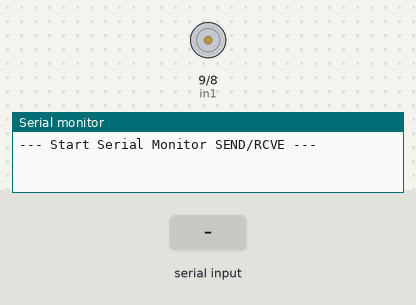
A sketch run on a simulated Arduino Uno, built with avr-gcc and run on an emulated ATmega328P. On the bench: motor-driver pin pairs drawn as motors (green arrow = first pin HIGH = forward, orange = second pin HIGH = backward, longer = more drive, scaled by the enable pin), the last lines printed to the serial monitor. The test bench sets the inputs (shaded band).

Above: at 1.2 s.
1.3 s: "1" received over Serial
At 2.2 s:
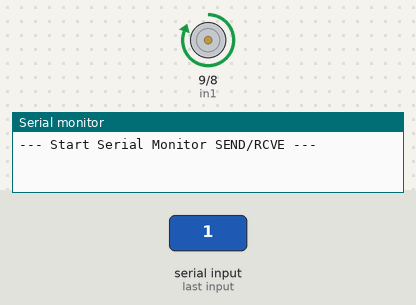
5.8 s: "2" received over Serial
At 7.2 s:
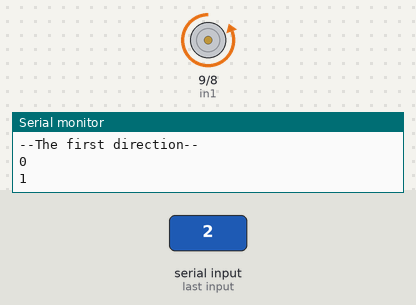
Timing chart, 0 to 10.8 s (numbered marks = the images above; inputs shaded):
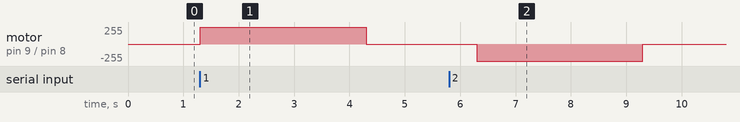

Measured:
- after the input at 1.3 s, motor on pin 9 (in1) / pin 8 (in2): stopped → forward 255/255 at once, → stopped 3.0 s later
- after the input at 5.8 s, motor on pin 9 (in1) / pin 8 (in2): stopped → backward 255/255 after 0.50 s, → stopped 3.0 s later

The sketch:

Motor_control_speed.ino
```cpp
//void setup() {
// put your setup code here, to run once:
//}
//void loop() {
// put your main code here, to run repeatedly:
//}

// connect motor controller pins to Arduino digital pins
// motor one
int enA = 10;
int in1 = 9;
int in2 = 8;

//reading the first direction
int direcA;
int direcB;

//reading the second direction
int direcC;
int direcD;

void setup()
{
  // set all the motor control pins to outputs
  pinMode(enA, OUTPUT);
  pinMode(in1, OUTPUT);
  pinMode(in2, OUTPUT);

  //Serial Monitor.
  Serial.begin(9600);
  Serial.println("--- Start Serial Monitor SEND/RCVE ---");
}

void demoOne()
{
  // this function will run the motors in both directions at a fixed speed

}

void loop()
{
//demoOne();
//while(1)
//{
  //run once only
//digitalWrite(in1, LOW);
//digitalWrite(in2, LOW);
//}

 if (Serial.available() > 0){
//read number from serial mointor
  char mov  = Serial.read();

  if (mov == '1') {
    // turn on motor A
    //turing motor into one direction by setting in1 high and in2 low.
  digitalWrite(in1, HIGH);
  digitalWrite(in2, LOW);
  // set speed to 200 out of possible range 0~255
  analogWrite(enA, 255);
  delay(3000);
  //reading the direction from serial monitor
  //in1 = 9 direcB
  //in2 = 8 direcA
  direcA = digitalRead(8);
  direcB = digitalRead(9);
  //Print it out :
  Serial.println("--The first direction--");
  Serial.println(direcA);
  Serial.println(direcB);

  //Stop the motor
   if (direcB == 1 ){
    digitalWrite(in1, LOW);
    digitalWrite(in2, LOW);
    delay(2000);
    }

  }
 else if (mov == '2'){
  // now change motor directions
  digitalWrite(in1, LOW);
  digitalWrite(in2, HIGH);
  delay(3000);

  //reading the direction from serial monitor
  //in1 = 9 direcD
  //in2 = 8 direcC
  direcC = digitalRead(8);
  direcD = digitalRead(9);

  //print out
  Serial.println("--The second direction--");
  Serial.println(direcC);
  Serial.println(direcD);

  //Stop motor
  if (direcC == 1 ){
    digitalWrite(in1, LOW);
    digitalWrite(in2, LOW);
    delay(2000);
    }
 }

//    else if (mov =='3'){
//    digitalWrite(in1, LOW);
//    digitalWrite(in2, LOW);
//    //print out
//    Serial.println();
//    Serial.println("STOP");
//    }


 }
 }
```
